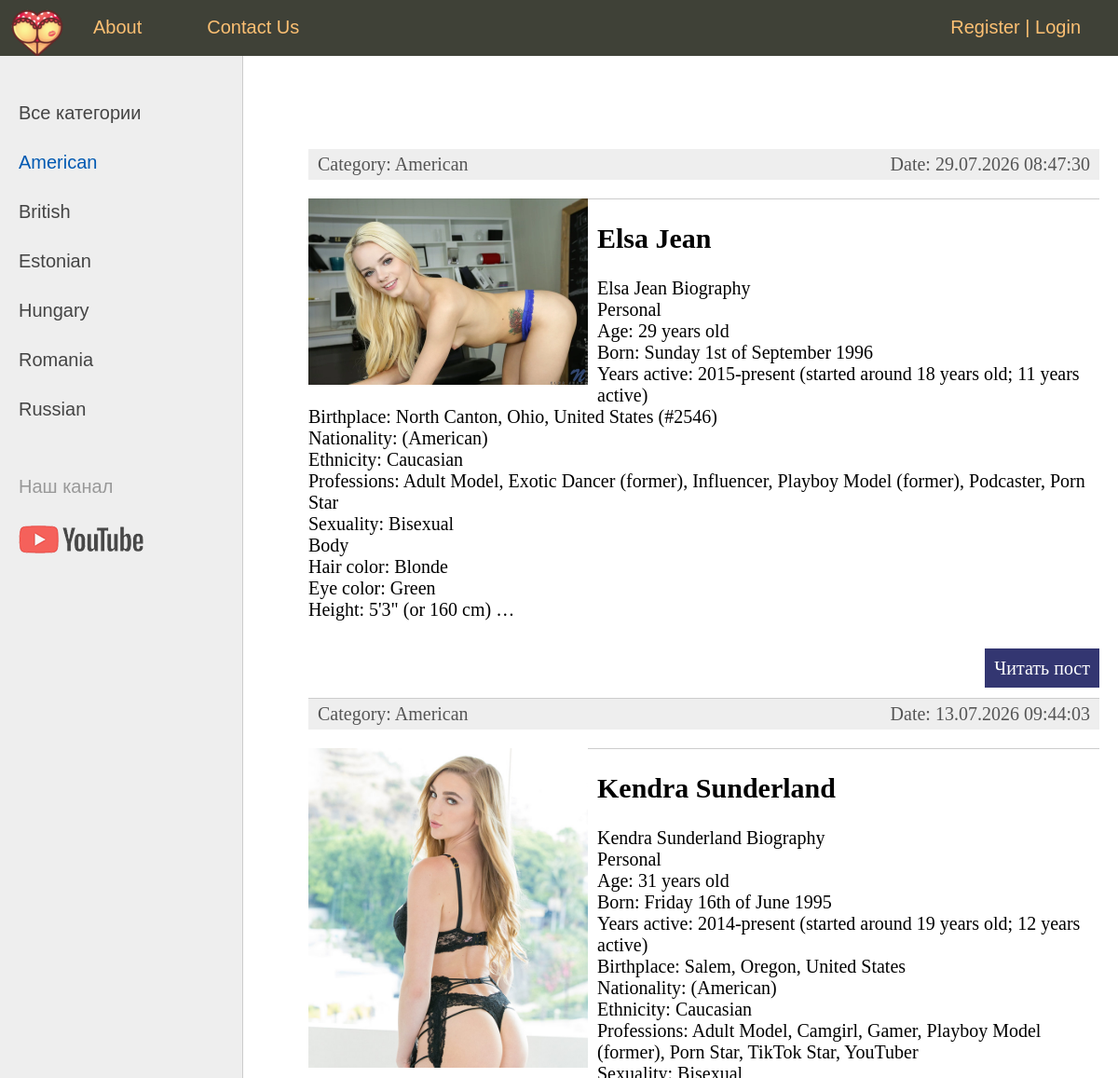
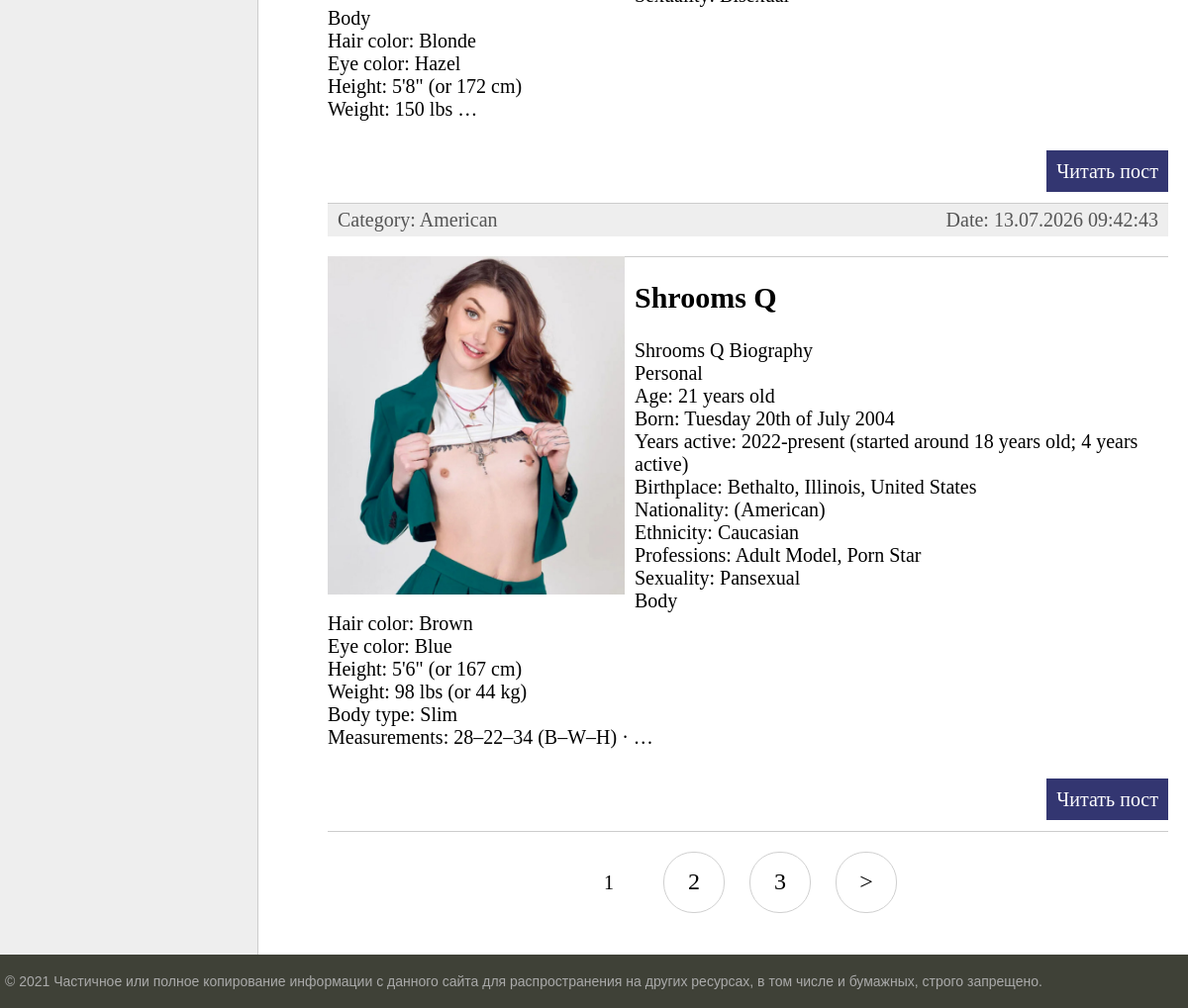
The app's page /category/american/ with its own data (2 pictures, top to bottom).
### women/models.py (models this page shows, shortened)
class Category(models.Model):
    name=models.CharField(max_length=100,db_index=True,verbose_name='Ady')
    slug=models.SlugField(max_length=255,unique=True,db_index=True,verbose_name='URL')
    def __str__(self):
        return self.name
    def get_absolute_url(self):
        return reverse('category',kwargs={'cat_slug':self.slug})
    class Meta:
        verbose_name='Kategoriya'
        verbose_name_plural='Kategoriyalar'
        ordering=['id']

class Women(models.Model):
    title=models.CharField(max_length=255,verbose_name='Ady')
    slug=models.SlugField(max_length=255,unique=True,db_index=True,verbose_name='URL')
    content=models.TextField(blank=True,verbose_name='Tekst')
    photo=models.ImageField(upload_to="photos/%Y/%m/%d",verbose_name='Surat')
    time_create=models.DateTimeField(auto_now_add=True,verbose_name='Doran wagty')
    time_update=models.DateTimeField(auto_now=True,verbose_name='Uytgan wagty')
    is_published=models.BooleanField(default=True,verbose_name='Publikasiya')
    cat=models.ForeignKey('Category',on_delete=models.PROTECT,verbose_name='Kategoriya')
    def get_absolute_url(self):
        return reverse('post',kwargs={'post_slug':self.slug})
    class Meta:
        verbose_name='Pornstar'
        verbose_name_plural='PornStars'
        ordering=['-time_create','title']

### women/views.py (the view)
# urls.py: path('category/<slug:cat_slug>/',WomenCategory.as_view(),name='category'),
class WomenCategory(DataMixin,ListView):
    model=Women
    template_name='women/index.html'
    context_object_name='posts'
    allow_empty=False
    def get_context_data(self,*,object_list=None,**kwargs):
        context=super().get_context_data(**kwargs)
        c=Category.objects.get(slug=self.kwargs['cat_slug'])
        c_def=self.get_user_context(title=c,cat_selected=c.id)
        return dict(list(context.items())+list(c_def.items()))
    def get_queryset(self):
        return Women.objects.filter(cat__slug=self.kwargs['cat_slug'],is_published=True).select_related('cat')

### women/utils.py (called while the page is built)
    def get_user_context(self,**kwargs):
        context=kwargs
        cats=cache.get('cats')
        if not cats:
            cats=Category.objects.annotate(Count('women'))
            cache.set('cats',cats,60)
        user_menu=menu.copy()
        if not self.request.user.is_authenticated:
            user_menu.pop(1)
        context['menu']=user_menu
        context['cats']=cats
        if 'cat_selected'not in context:
            context['cat_selected']=0
        return context

### women/templates/women/index.html (shortened to what this page needs)
{% extends 'women/base.html' %}
{% block content %}
<ul class="list-articles">
	{% for p in posts %}
			<li><div class="article-panel">
				<p class="first">Category: {{p.cat}}</p>
				<p class="last">Date: {{p.time_update|date:"d.m.Y H:i:s"}}</p>
			</div>
			{%if p.photo%}
			<p><img class="img-article-left tumb" src="{{p.photo.url}}" alt="{{p.title}}"></p>
			{%endif%}
			<li><h2>{{p.title}}</h2>
	{% autoescape on %}
	{{p.content|linebreaks|truncatewords:50}}
	{% endautoescape %}
			<p class="link-read-post"><a href="{{p.get_absolute_url}}">Читать пост</a></p>
			</li>
	{% endfor %}
</ul>
{% endblock %}

### women/templates/women/base.html (shortened to what this page needs)
{% load static %}
{% load women_tags%}
<!DOCTYPE html>
<html>
<head>
	<link type="text/css" href="{% static 'women/css/styles.css' %}" rel="stylesheet" />
</head>
<body>
<table class="table-page" border=0 cellpadding="0" cellspacing="0">
<tr><td valign=top>
{% block mainmenu %}
		<div class="header">
			<ul id="mainmenu" class="mainmenu">
			<li class="logo"><a href="{% url 'home' %}"><div class="logo"></div></a></li>
{% for m in menu %}
	<li><a href="{% url m.url_name %}">{{m.title}}</a></li>
{% endfor %}
{%if request.user.is_authenticated%}
<li class="last">{{user.username}} | <a href="{%url 'logout'%}">Logout</a></li>
{%else%}
<li class="last">
<a href="{% url 'register' %}">Register</a> | <a href="{% url 'login' %}">Login</a>
</li>
{%endif%}
		</ul>
		</div>
{% endblock mainmenu %}
<table class="table-content" border=0 cellpadding="0" cellspacing="0">
<tr>
	<td valign="top" class="left-chapters">
	<ul id="leftchapters">
{% if cat_selected == 0 %}
		<li class="selected">Все категории</li>
{% else %}
		<li><a href="{% url 'home' %}">Все категории</a></li>
{% endif %}
{% for c in cats %}
{% if c.women__count > 0 %}
	{% if c.pk == cat_selected %}
		<li class="selected">{{c.name}}</li>
	{% else %}
		<li><a href="{{ c.get_absolute_url }}">{{c.name}}</a></li>
	{% endif %}
{% endif %}
{% endfor %}
		<li class="share">
		<p>Наш канал</p>
		<a class="share-yt" href="https://www.youtube.com/channel/UClJzWfGWuGJL2t-3dYKcHTA/playlists" target="_blank" rel="nofollow"></a>
		</li>
	</ul>
</td>
<td valign="top" class="content">
	<div class="content-text">
{% block content %}
{% endblock %}
{%if page_obj.has_other_pages%}
<nav class="list-pages">
	<ul>
		{%for p in paginator.page_range%}
		{%if page_obj.number == p %}
		<li class="page-num page-num-selected">{{p}}</li>
		{%elif p >= page_obj.number|add:-2 and p <= page_obj.number|add:2 %}
		<li class="page-num">
			<a href="?page={{p}}">{{p}}</a>
		</li>
		{%endif%}
		{%endfor%}
		{%if page_obj.has_next %}
		<li class="page-num">
			<a href="?page={{page_obj.next_page_number}}">&gt</a>
		</li>
		{%endif%}
	</ul>
</nav>
{%endif%}
	</div>
</td></tr></table>
</td></tr>
<tr><td valign=top>
	<div id="footer">
		<p>&copy; 2021 Частичное или полное копирование информации с данного сайта для распространения на других ресурсах, в том числе и бумажных, строго запрещено.</p>
	</div>
</td></tr></table>
</body>
</html>

### women/static/women/css/styles.css (style rules this page uses)
html, body { font-family: 'Arial'; margin: 0; padding: 0; height: 100%; width: 100%; color: #444; }
a { color: #0059b2; text-decoration: none; }
img { max-width: 600px; height: auto; }
img.img-article-left { max-width: 300px; height: auto; float: left; padding: 0 10px 10px 0; }
p.link-read-post { text-align: right; }
p.link-read-post a { padding: 10px; min-width: 100px; background: #333671; color: #fff; text-decoration: none; }
div.article-panel { background: #eee; padding: 5px 10px 5px 10px; box-sizing: border-box; overflow: hidden; color: #555; }
div.article-panel p.first { margin: 0; float: left; }
div.article-panel p.last { margin: 0; float: right; }
ul.list-articles { list-style: none; margin: 0; padding: 0; }
ul.list-articles li { border-bottom: 1px solid #ccc; }
.table-page { width: 100%; height: 100%; vertical-align: top; }
.table-page tr { height: 100%; }
.header { background: #3F4137; height: 60px; }
.logo { background: url('../images/logo.png') no-repeat 10px 5px; width: 70px; height: 60px; }
ul.mainmenu { list-style: none; margin: 0; padding: 0; height: 60px; color: #fdc073; font-size: 20px; overflow: hidden; }
ul.mainmenu li { float: left; margin: 18px 40px 0 30px; }
ul.mainmenu li.logo { margin: 0; }
ul.mainmenu li.last { float: right; }
ul.mainmenu li a { color: #fdc073; text-decoration: none; }
.table-content { width: 100%; min-height: 100%; height: 100%; }
.left-chapters { margin: 0; background: #eee; border-right: 1px solid #ccc; min-height: 100%; }
.left-chapters ul { width: 230px; min-height: 100%; margin: 0; padding: 20px 10px 10px 20px; list-style: none; font-size: 20px; }
.left-chapters ul li { margin: 30px 0 0 0; color: #999; }
.left-chapters ul li.selected { color: #0059b2; }
.left-chapters ul li a { color: #444; text-decoration: none; }
.left-chapters ul li.share { margin: 60px 0 0 0; }
.left-chapters ul li.share p { margin: 30px 0 30px 0; }
.left-chapters ul li.share a { display: inline-block; width: 40px; height: 40px; margin: 0 20px 0 0; }
.left-chapters ul li.share a.share-yt { width: 100%; height: 30px; background: url('../images/share_yt.png') no-repeat 0 0 }
.content { padding: 40px 20px 20px 40px; width: 100%; box-sizing: border-box; }
.content-text { margin: 60px 0 0 30px; color: #000; font-size: 20px; font-family: Yandex Sans Display Light; }
#footer { box-sizing: border-box; background: #3F4137; padding: 5px; color: #aaa; font-size: 14px; font-family: Verdana, Geneva, Arial, Helvetica; text-align: left; overflow: hidden; }
.list-pages { text-align: center; margin: 0 0 20px 0; }
.list-pages ul { margin: 20px 0 0 0; padding: 0; list-style: none; }
.list-pages ul li { display: inline-block; margin: 0 20px 0 0; }
.list-pages a { color: #000; font-size: 24px; text-decoration: none; }
.list-pages .page-num, .page-num-selected { display: inline-block; width: 60px; height: 44px; padding: 16px 0 0 0; border: 1px solid #d0d0d0; border-radius: 30px; }
.list-pages .page-num-selected { border: none; color: #000; font-size: 20px; }

### records on screen
Category: name "American"
Category: name "British"
Category: name "Estonian"
Category: name "Hungary"
Category: name "Romania"
Category: name "Russian"
Women: cat "American", time_update "29.07.2026 08:47:30", photo (picture), title "Elsa Jean", content "Elsa Jean Biography Personal Age: 29 years old Born: Sunday 1st of September 1996 Years active: 2015-present (started around 18 years old; 11 years active) Birthplace: North Canton, Ohio, United States (#2546) Nationality: (American) Ethnicity: Caucasian Professions: Adult Model, Exotic Dancer (former), Influencer, Playboy Model (former), Podcaster, Porn Star Sexuality: Bisexual Body Hair color: Blonde Eye color: Green Height: 5'3\" (or 160 cm) …"
Women: cat "American", time_update "13.07.2026 09:44:03", photo (picture), title "Kendra Sunderland", content "Kendra Sunderland Biography Personal Age: 31 years old Born: Friday 16th of June 1995 Years active: 2014-present (started around 19 years old; 12 years active) Birthplace: Salem, Oregon, United States Nationality: (American) Ethnicity: Caucasian Professions: Adult Model, Camgirl, Gamer, Playboy Model (former), Porn Star, TikTok Star, YouTuber Sexuality: Bisexual Body Hair color: Blonde Eye color: Hazel Height: 5'8\" (or 172 cm) Weight: 150 lbs …"
Women: cat "American", time_update "13.07.2026 09:42:43", photo (picture), title "Shrooms Q", content "Shrooms Q Biography Personal Age: 21 years old Born: Tuesday 20th of July 2004 Years active: 2022-present (started around 18 years old; 4 years active) Birthplace: Bethalto, Illinois, United States Nationality: (American) Ethnicity: Caucasian Professions: Adult Model, Porn Star Sexuality: Pansexual Body Hair color: Brown Eye color: Blue Height: 5'6\" (or 167 cm) Weight: 98 lbs (or 44 kg) Body type: Slim Measurements: 28–22–34 (B–W–H) · …"

### other values on screen
{{ m.title }} "About" "Contact Us"
{{ p }} "1"
{{ p }} "2" "3"
